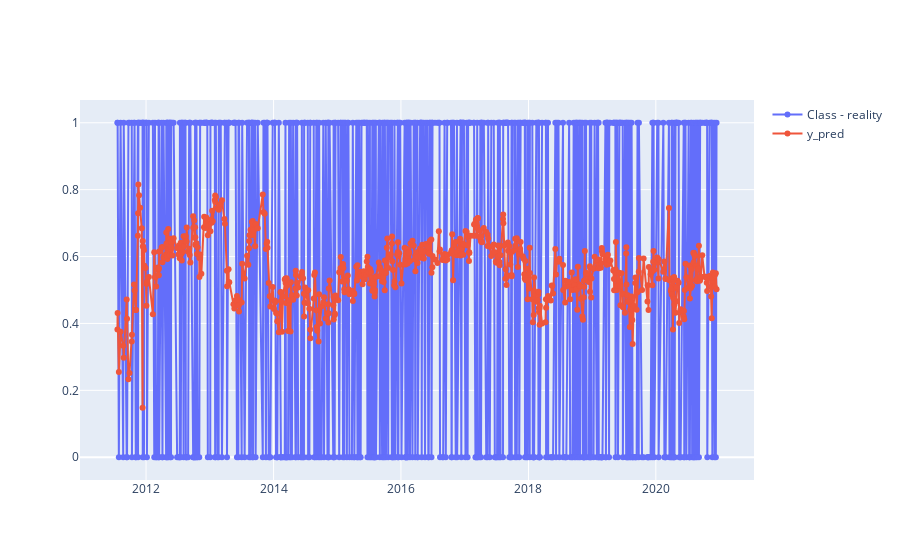

Notebook source saved alongside this figure:
### Code cell
import plotly.graph_objects as go

# Create traces
fig = go.Figure()
fig.add_trace(go.Scatter(x=df_y_test.index, y=df_y_test['Class'],
                    mode='lines+markers',
                    name='Class - reality'))
fig.add_trace(go.Scatter(x=df_y_test.index, y=df_y_test['y_pred_prob'],
                    mode='lines+markers',
                    name='y_pred'))
fig.show()

### Figure 1 — Plotly figure (JSON) as saved in the notebook; plotly's stock layout.template omitted (floating-point values rounded to 4 significant figures; data arrays with more than 128 entries replaced by an {"elided": "..."} marker saying what was removed)
{"data": [{"mode": "lines+markers", "name": "Class - reality", "type": "scatter", "x": {"elided": "681 str values"}, "y": {"elided": "681 int values"}}, {"mode": "lines+markers", "name": "y_pred", "type": "scatter", "x": {"elided": "681 str values"}, "y": {"elided": "681 float values"}}], "layout": {}}
